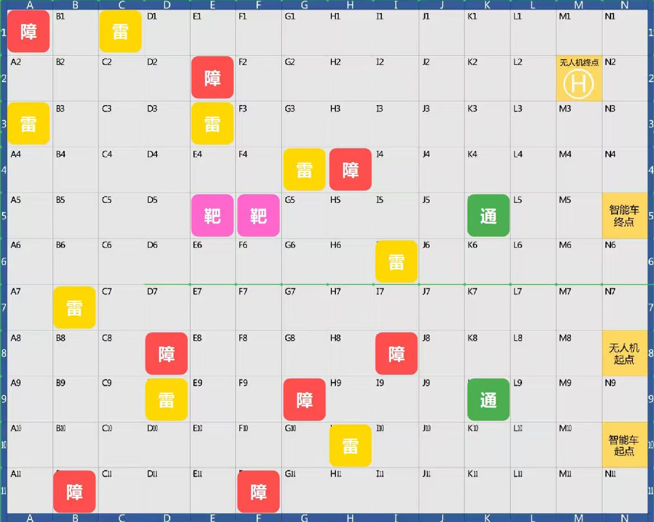
#> input picture _tmp_session/t39_map_official/map_official.png, 654 x 522 px
$ python geom_probe.py
#> lines starting #> are read from the running program, lines starting #| are printed output that depends on the picture; after the words box and inside, x2 and y2 are one past the last pixel; in counts of white or black regions, pixels touching at a corner belong together
### dzsmartscout/tools/perception/colors.py
# -*- coding: utf-8 -*-
r"""颜色分类 + 形态学 + 连通域 —— **纯 numpy**（本机无 cv2 / scipy / skimage）。

## 为什么不是"HSV 阈值一把梭"

1. **调色板是数据，不是代码。** 场地（实物）颜色只能现场标定：规则文档只给了
   "彩色地雷图片 / 彩色带盖水桶 / 绿色箭头贴纸"，没有给出可用的 RGB。所以阈值全部
   放在 :class:`Palette` 里（可 ``to_json`` / ``from_json`` 往返），分类器本身不认识语义。
2. **provisional 规则默认关闭。** 没有实测证据的规则（例如"红=地雷"）默认不生效，
   必须显式 :meth:`Palette.enable_provisional` 或换成标定产物，避免"猜错的阈值
   静默给出错误结论"。实测证据见 ``README.md`` §颜色证据。
3. **形态学 / 连通域自研。** 环境里没有 cv2/scipy，所以自己实现：膨胀/腐蚀用移位
   累加；连通域是 run-based union-find（8 邻接），并顺带算出二阶矩，
   供箭头方向 / 车体位姿估计使用。

所有函数对入参只读，返回新数组；掩膜一律 ``dtype=bool``、形状 ``(H, W)``。
"""

from __future__ import annotations

import json
from dataclasses import dataclass, replace

import numpy as np

__all__ = [
    "ImageShapeError",
    "as_rgb_array",
    "rgb_to_hsv",
    "hsv_to_rgb",
    "ColorRule",
    "Palette",
    "MAP_IMAGE",
    "FIELD_DEFAULT",
    "PALETTES",
    "blob_masks",
    "classify",
    "connected_components",
    "dilate",
    "erode",
    "open_",
    "close_",
    "Blob",
    "sample_patch_stats",
]


class ImageShapeError(ValueError):
    """入参不是 HxWx3 的 RGB 图像。"""


# --------------------------------------------------------------------------- #
#  基础：数组规整 / 色彩空间
# --------------------------------------------------------------------------- #
def as_rgb_array(image) -> np.ndarray:
    """把 Pillow Image / list / ndarray 规整成 ``(H, W, 3) uint8``。

    支持：PIL.Image（自动 ``convert("RGB")``）、``(H, W, 3)`` 的 uint8/float、
    ``(H, W, 4)`` 的 RGBA（丢掉 alpha）。**不接受**已经是 HSV 的数组（请自行转换）。
    """
    if hasattr(image, "convert") and hasattr(image, "size"):      # PIL
        image = np.asarray(image.convert("RGB"))
    arr = np.asarray(image)
    if arr.ndim == 3 and arr.shape[2] == 4:
        arr = arr[:, :, :3]
    if arr.ndim != 3 or arr.shape[2] != 3:
        raise ImageShapeError(f"需要 (H, W, 3) 的 RGB 图像，收到 shape={arr.shape}")
    if arr.dtype != np.uint8:
        arr = np.clip(arr, 0, 255).astype(np.uint8)
    return np.ascontiguousarray(arr)


# [37 lines left out: functions rgb_to_hsv, hsv_to_rgb, not called in this run]


# --------------------------------------------------------------------------- #
#  颜色规则 / 调色板
# --------------------------------------------------------------------------- #
@dataclass(frozen=True)
class ColorRule:
    """一条阈值规则。HSV 与 RGB 二选一（同时给则取交集）。

    * ``hsv_lo`` / ``hsv_hi``：``(h_deg, s, v)``，H 角度制。``h_lo > h_hi`` 表示
      **跨 0° 的红色缠绕**（例如 ``(345, 0.35, 0.30) → (18, 1, 1)``）。
    * ``rgb_lo`` / ``rgb_hi``：``(r, g, b)`` 0~255，逐通道闭区间。
    * ``provisional``：True = **没有实测证据**的占位阈值（默认不参与分类）。
    """

    cls: str
    hsv_lo: tuple[float, float, float] | None = None
    hsv_hi: tuple[float, float, float] | None = None
    rgb_lo: tuple[int, int, int] | None = None
    rgb_hi: tuple[int, int, int] | None = None
    provisional: bool = False
    note: str = ""

    # [37 lines left out: functions mask, to_json, from_json, not called in this run]


@dataclass(frozen=True)
class Palette:
    """一个具名调色板：``cls`` → 一组 :class:`ColorRule`。"""

    name: str
    rules: tuple[ColorRule, ...]
    provenance: str = ""
    allow_provisional: bool = False

    # ---------------- 构造 / 派生 ----------------
    def enable_provisional(self) -> "Palette":
        """打开 provisional 规则（在现场标定之前**不要**用它下结论）。"""
        return replace(self, allow_provisional=True)

    def disable_provisional(self) -> "Palette":
        return replace(self, allow_provisional=False)

    # [53 lines left out: functions active_rules, classes, with_rule, merged, masks, to_json and 1 more, not called in this run]

    def save(self, path) -> None:
        with open(path, "w", encoding="utf-8", newline="\n") as fh:
            json.dump(self.to_json(), fh, ensure_ascii=False, indent=2)

    # [4 lines left out: function load, not called in this run]


# --------------------------------------------------------------------------- #
#  两个内置调色板
# --------------------------------------------------------------------------- #
#  (A) 图纸调色板：阈值**逐字**抄自已验证过的识图脚本
#      dzrobot_v2/_tmp_session/t28_newmap/identify_t28_v2.py:58-63
#      （该脚本产出的 map_t28.yaml 已被 t29 接入为唯一真源 config/map.yaml）
MAP_IMAGE = Palette(
    name="map_image",
    provenance=(
        "RGB 阈值抄自 dzrobot_v2/_tmp_session/t28_newmap/identify_t28_v2.py:58-63；"
        "语义（雷=黄块/障=红块/靶=品红块/通=绿块）见 config/map.yaml:48-55 注释与 "
        "t28_newmap/identify_report.txt"
    ),
    rules=(
        ColorRule("obstacle", rgb_lo=(171, 0, 0), rgb_hi=(255, 109, 109),
                  note="红：满格色块 = 障碍（水桶预留格）"),
        ColorRule("mine", rgb_lo=(191, 161, 0), rgb_hi=(255, 255, 129),
                  note="黄：0.9 格近方纯色块 = 雷"),
        ColorRule("target", rgb_lo=(171, 0, 151), rgb_hi=(255, 129, 255),
                  note="品红：靶区格"),
        ColorRule("bridge", rgb_lo=(0, 121, 0), rgb_hi=(139, 255, 149),
                  note="绿：桥洞可通行格（图纸标注）"),
    ),
)

#  (B) 现场调色板：**只有两条有实测证据**，其余是关闭的占位
#
#  证据 1（黄=桥面/挡板）：场地布置说明书 p4「地图中间用黄色挡板隔离」、
#      p8「35 厘米挡板架空结构」；照片 fc-audit/arena_pdf_img/p09_1.png 中桥面是黄色板。
#  证据 2（绿=箭头）：同照片，桥面上贴有**白色纸 + 绿色箭头**的通行标识；
#      规则文档 p11 表也写「桥洞顶部通行箭头 = 贴在桥面顶部的绿色箭头贴纸」。
#  ⚠️ 未取证：地雷（p5「直径 12cm 彩色地雷图片」，颜色未知）、水桶（p7「彩色带盖水桶」，
#      p09_1.png 同框可见**红/青/绿三种桶**）、靶标（p6「低矮黑色装置」）、
#      车顶标记（规则未规定，需己方加装）。这些规则一律 provisional=True。
FIELD_DEFAULT = Palette(
    name="field",
    provenance=(
        "仅 deck/arrow 有实测证据（arena_pdf_img/p09_1.png + 场地布置说明书 p4/p8/p11）；"
        "其余为占位，默认关闭，需 --palette field --provisional 或现场标定"
    ),
    rules=(
        ColorRule("deck", hsv_lo=(30.0, 0.30, 0.40), hsv_hi=(70.0, 1.0, 1.0),
                  note="黄：挡板/桥面（证据：说明书 p4/p8 + p09_1.png）"),
        ColorRule("arrow", hsv_lo=(75.0, 0.25, 0.25), hsv_hi=(165.0, 1.0, 1.0),
                  note="绿：桥顶通行箭头贴纸（证据：p09_1.png 白纸绿箭头）"),
        ColorRule("mine", hsv_lo=(345.0, 0.35, 0.30), hsv_hi=(20.0, 1.0, 1.0),
                  provisional=True,
                  note="占位：假设地雷为红。图纸口径是**黄**（map.yaml:48），实物未知"),
        ColorRule("obstacle", hsv_lo=(345.0, 0.35, 0.30), hsv_hi=(20.0, 1.0, 1.0),
                  provisional=True,
                  note="占位：红桶。但 p09_1.png 同框有红/青/绿三种桶 ⇒ 单色不可靠"),
        ColorRule("obstacle", hsv_lo=(170.0, 0.30, 0.30), hsv_hi=(215.0, 1.0, 1.0),
                  provisional=True, note="占位：青/蓝桶（p09_1.png 实测有）"),
        ColorRule("target", hsv_lo=(290.0, 0.25, 0.25), hsv_hi=(340.0, 1.0, 1.0),
                  provisional=True, note="占位：品红靶区。图纸口径（map.yaml:52）"),
        ColorRule("car", hsv_lo=(20.0, 0.55, 0.55), hsv_hi=(45.0, 1.0, 1.0),
                  provisional=True,
                  note="占位：橙黄车顶板。规则未规定车顶标记，需己方加装并现场标定"),
        ColorRule("car_nose", hsv_lo=(220.0, 0.40, 0.30), hsv_hi=(260.0, 1.0, 1.0),
                  provisional=True, note="占位：车头小标记（用于解 180° 歧义）"),
    ),
)

PALETTES: dict[str, Palette] = {
    "map_image": MAP_IMAGE,
    "field": FIELD_DEFAULT,
}


def classify(rgb, palette: Palette) -> dict[str, np.ndarray]:
    """``palette.masks`` 的别名（模块级入口，便于 ``from .colors import classify``）。"""
    return palette.masks(rgb)


# --------------------------------------------------------------------------- #
#  形态学（二值）
# --------------------------------------------------------------------------- #
# [40 lines left out: functions _offsets, dilate, erode, not called in this run]


def open_(mask: np.ndarray, k: int = 3) -> np.ndarray:
    """先腐蚀后膨胀：去小噪点（椒盐 / 孤立像素）。"""
    return dilate(erode(mask, k), k)


def close_(mask: np.ndarray, k: int = 3) -> np.ndarray:
    """先膨胀后腐蚀：补小孔洞 / 断裂。"""
    return erode(dilate(mask, k), k)


# --------------------------------------------------------------------------- #
#  连通域（run-based union-find，8 邻接）
# --------------------------------------------------------------------------- #
@dataclass
class Blob:
    """一个连通域。坐标一律 ``(x, y)``（x=列，y=行），与 numpy 索引相反。"""

    label: int
    area: int
    x0: int
    x1: int                      # 闭区间
    y0: int
    y1: int
    cx: float
    cy: float
    mean_rgb: tuple[float, float, float] = (0.0, 0.0, 0.0)
    mxx: float = 0.0             # 关于质心的二阶中心矩（像素单位）
    myy: float = 0.0
    mxy: float = 0.0
    pixels: np.ndarray | None = None   # (N,2) int32，列为 (y, x)

    # ---------------- 派生 ----------------
    @property
    def w(self) -> int:
        return self.x1 - self.x0 + 1

    @property
    def h(self) -> int:
        return self.y1 - self.y0 + 1

    @property
    def bbox_area(self) -> int:
        return self.w * self.h

    # [179 lines left out: functions fill, aspect, elongation, axis_deg, to_json, connected_components and 2 more, not called in this run]

### _tmp_session/t39_map_official/geom_probe.py
# -*- coding: utf-8 -*-
"""几何探针：搞清楚蓝色外框、刻度标签带、灰网格线的确切位置。"""
import pathlib
import sys

import numpy as np
from PIL import Image

HERE = pathlib.Path(__file__).resolve().parent
sys.path.insert(0, r"D:\User\Desktop\比赛存档\v1\dzsmartscout\tools")
from perception.colors import as_rgb_array

img = as_rgb_array(Image.open(HERE / "map_official.png"))
#> in as_rgb_array, image is the input picture: shape (522, 654, 3); mean R, G, B 218.4, 211.6, 204
r, g, b = (img[..., i].astype(np.int16) for i in range(3))
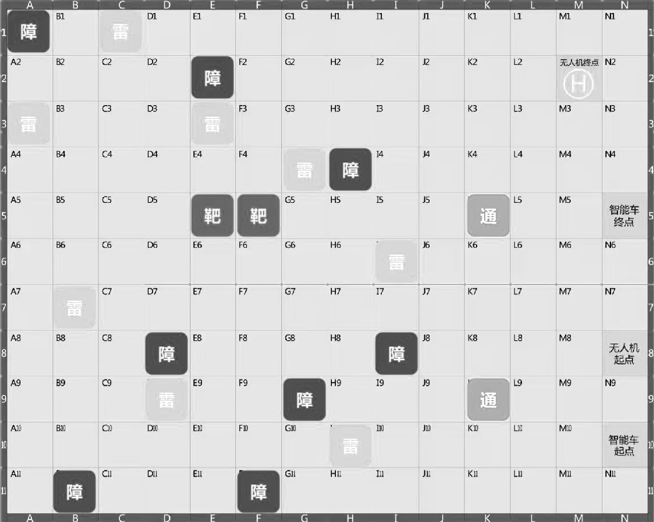
#> g: shape (522, 654) int16; min 0, max 255, mean 211.6
mx = np.max(img, axis=2).astype(np.int16)
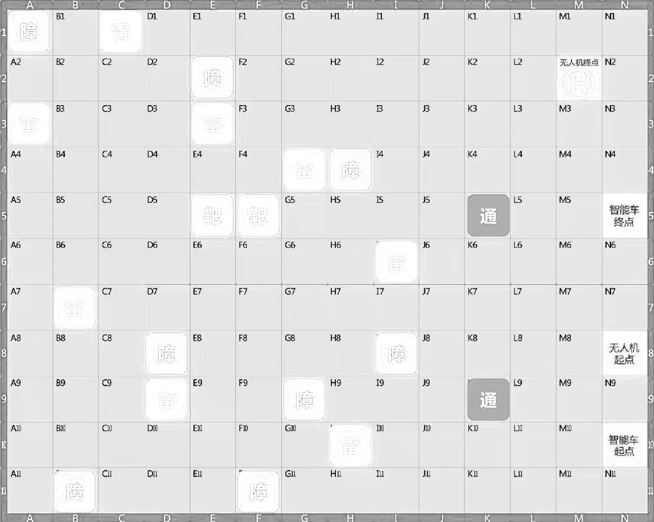
#> mx: shape (522, 654) int16; min 0, max 255, mean 224.9
mn = np.min(img, axis=2).astype(np.int16)
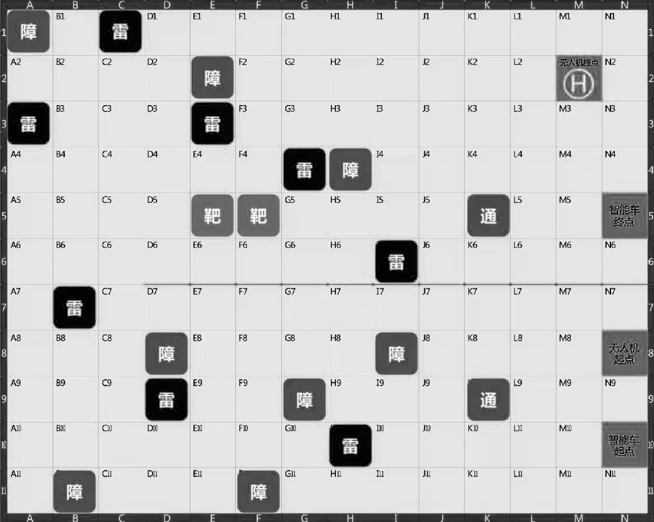
#> mn: shape (522, 654) int16; min 0, max 255, mean 197.3
sat = mx - mn
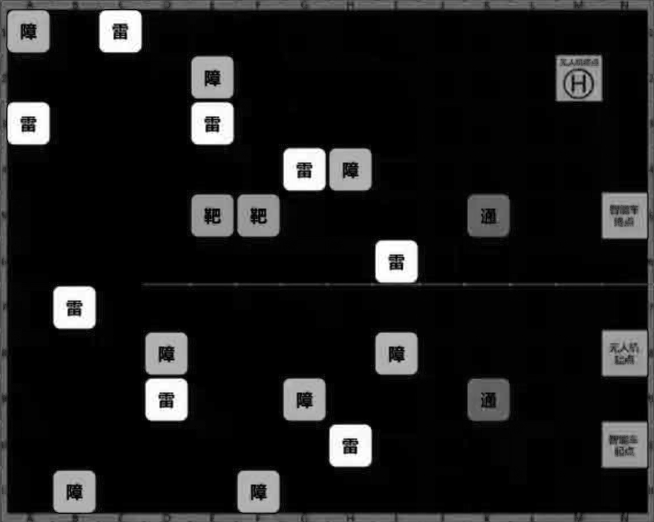
#> sat: shape (522, 654) int16; min 0, max 255, mean 27.5
blue = (b > r + 30) & (b > g + 10) & (b > 90)
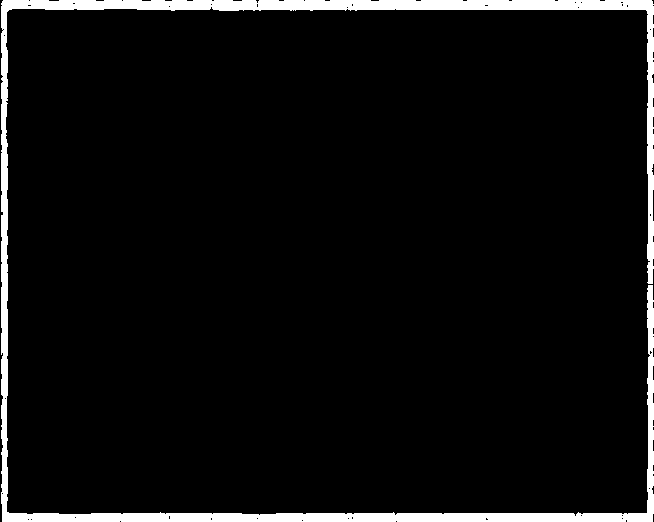
#> blue: shape (522, 654) bool; 5.3% white; 1 white region, box (x1, y1, x2, y2) and area: (1, 0, 654, 522) 18219
gray_line = (np.abs(r - 208) < 16) & (np.abs(g - 208) < 16) & (np.abs(b - 208) < 16)
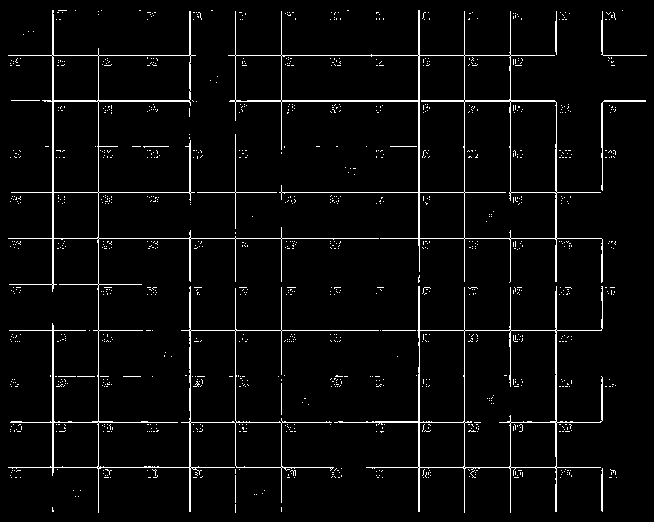
#> gray_line: shape (522, 654) bool; 3.9% white in thin lines or dots
darktxt = (mx < 150) & (sat < 60)
#> darktxt: shape (522, 654) bool; 1.4% white in thin lines or dots
yellow = (r > 210) & (g > 170) & (b < 150) & (sat > 80)
#> yellow: shape (522, 654) bool; 5.8% white; 86 white regions (73 under 20 px), largest, box (x1, y1, x2, y2) and area: (602, 330, 647, 376) 1752, (602, 193, 647, 239) 1683, (602, 422, 647, 468) 1676
red = (r > 200) & (g < 140) & (b < 140) & (sat > 80)
#> red: shape (522, 654) bool; 3.5% white; 20 white regions (12 under 20 px), largest, box (x1, y1, x2, y2) and area: (53, 471, 96, 513) 1538, (329, 148, 372, 191) 1527, (145, 333, 188, 375) 1526
mag = (r > 190) & (b > 150) & (g < 160) & (sat > 60)
#> mag: shape (522, 654) bool; 0.99% white; 96 white regions (91 under 20 px), largest, box (x1, y1, x2, y2) and area: (237, 194, 280, 237) 1588, (191, 194, 234, 237) 1582, (244, 470, 272, 471) 28, (61, 470, 88, 471) 27, (202, 98, 227, 99) 25
grn = (g > 140) & (r < 150) & (b < 150) & (sat > 60)
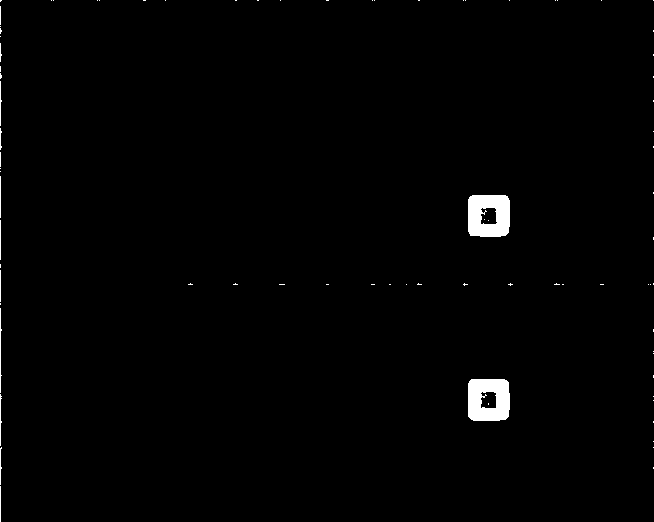
#> grn: shape (522, 654) bool; 1.1% white; 81 white regions (69 under 20 px), largest, box (x1, y1, x2, y2) and area: (468, 195, 510, 237) 1487, (468, 379, 510, 421) 1485, (0, 308, 2, 393) 88


def runs(mask1d):
    out, cur = [], None
    for i, v in enumerate(mask1d):
        if v and cur is None:
            cur = i
        elif not v and cur is not None:
            out.append((cur, i - 1))
            cur = None
    if cur is not None:
        out.append((cur, len(mask1d) - 1))
    return out


print("blue bbox:", np.nonzero(blue.any(axis=1))[0][[0, -1]].tolist(),
      np.nonzero(blue.any(axis=0))[0][[0, -1]].tolist())
#| blue bbox: [0, 521] [1, 653]
for y in (3, 8, 12, 20, 30, 260, 500, 510, 516, 520):
    print(f"row {y:3d}: blue runs {runs(blue[y])[:8]}")
#> this loop made 10 passes
#| row   3: blue runs [(1, 72), (75, 652)]
#| row   8: blue runs [(1, 210), (212, 653)]
#| row  12: blue runs [(1, 6), (647, 653)]
#| row  20: blue runs [(1, 6), (647, 652)]
#| row  30: blue runs [(3, 6), (647, 652)]
#| row 260: blue runs [(1, 6), (648, 652)]
#| row 500: blue runs [(1, 7), (647, 653)]
#| row 510: blue runs [(2, 6), (647, 653)]
#> (further printed lines are left out)
for x in (3, 8, 12, 20, 30, 320, 640, 646, 650):
    print(f"col {x:3d}: blue runs {runs(blue[:, x])[:8]}")
#> this loop made 9 passes
#> x on passes 1 to 9: 3, 8, 12, 20, 30, 320, 640, 646, 650
#| col   3: blue runs [(0, 28), (30, 521)]
#| col   8: blue runs [(0, 10), (512, 521)]
#| col  12: blue runs [(0, 8), (513, 521)]
#| col  20: blue runs [(0, 8), (513, 521)]
#| col  30: blue runs [(0, 4), (6, 8), (514, 521)]
#| col 320: blue runs [(0, 9), (513, 521)]
#| col 640: blue runs [(0, 9), (513, 521)]
#| col 646: blue runs [(0, 10), (513, 521)]
#> (further printed lines are left out)
print("gray_line colsum top-20 cols:", np.argsort(-gray_line.sum(axis=0))[:20].tolist())
#| gray_line colsum top-20 cols: [419, 464, 235, 98, 556, 418, 52, 510, 53, 190, 281, 189, 555, 602, 601, 423, 513, 515, 509, 107]
print("gray_line rowsum top-16 rows:", np.argsort(-gray_line.sum(axis=1))[:16].tolist())
#| gray_line rowsum top-16 rows: [238, 192, 422, 467, 55, 330, 100, 101, 421, 284, 376, 146, 287, 431, 65, 157]
print("darktxt bbox:",
      np.nonzero(darktxt.any(axis=1))[0][[0, -1]].tolist(),
      np.nonzero(darktxt.any(axis=0))[0][[0, -1]].tolist())
#| darktxt bbox: [2, 520] [1, 653]
for name, m in (("yellow", yellow), ("red", red), ("mag", mag), ("grn", grn)):
    ys, xs = np.nonzero(m)
    print(f"{name}: n={m.sum()} bbox x[{xs.min()},{xs.max()}] y[{ys.min()},{ys.max()}]")
#> this loop made 4 passes
#> name on passes 1 to 4: 'yellow', 'red', 'mag', 'grn'
#| yellow: n=19913 bbox x[8,646] y[10,467]
#| red: n=12049 bbox x[7,417] y[10,512]
#| mag: n=3391 bbox x[14,417] y[24,512]
#| grn: n=3599 bbox x[0,653] y[0,521]
# 逐列/逐行统计各色，用来定位色块
print("\nper-column colored counts (x: red/yellow/mag/grn):")
for x in range(0, img.shape[1], 8):
    print(f"  x={x:3d} r={red[:, x].sum():3d} y={yellow[:, x].sum():3d} "
          f"m={mag[:, x].sum():3d} g={grn[:, x].sum():3d}")
#> this loop made 82 passes
#|   x=  0 r=  0 y=  0 m=  0 g=474
#|   x=  8 r= 35 y= 37 m=  0 g=  0
#|   x= 16 r= 42 y= 43 m=  0 g=  0
#|   x= 24 r= 29 y= 32 m=  0 g=  0
#|   x= 32 r= 27 y= 30 m=  0 g=  0
#|   x= 40 r= 42 y= 43 m=  0 g=  0
#|   x= 48 r= 35 y= 37 m=  0 g=  0
#|   x= 56 r= 40 y= 41 m=  0 g=  0
#> (further printed lines are left out)
